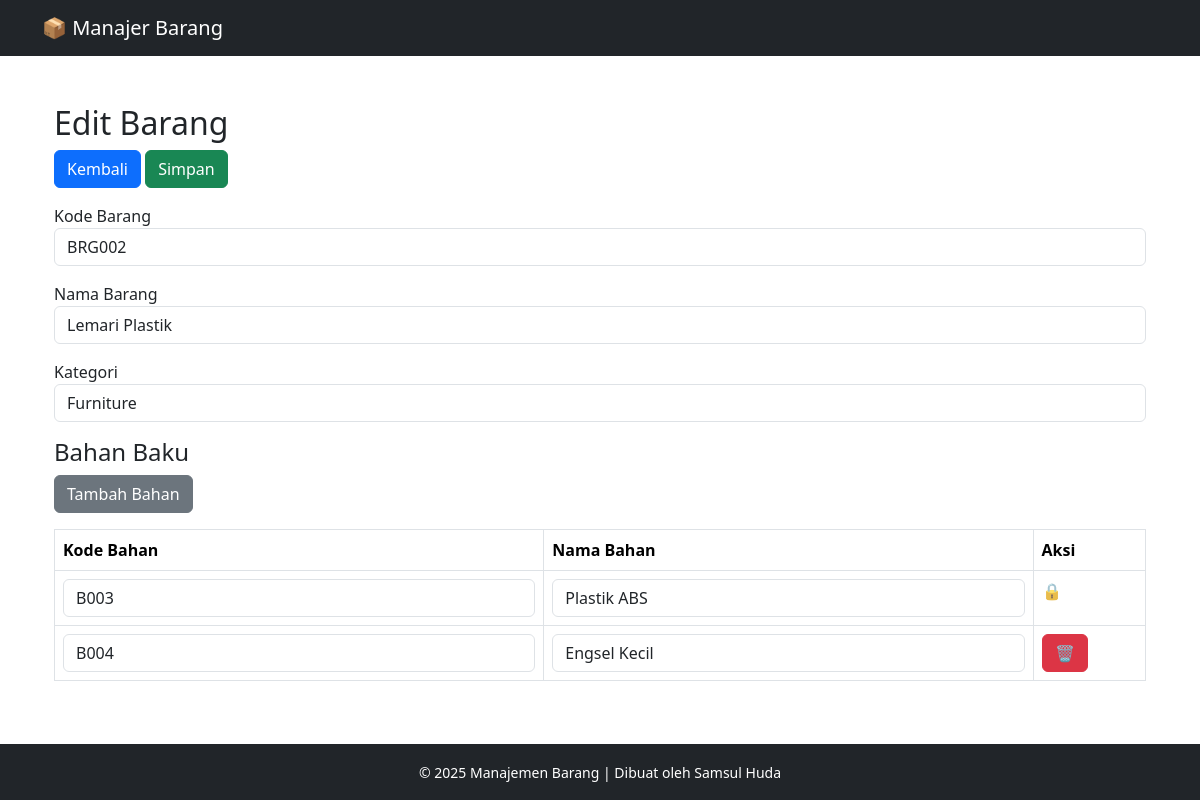
/control/add.php?id=735, run on the app's committed database.
### tables this page shows
CREATE TABLE `barang` (
  `id` int(11) NOT NULL,
  `kode_barang` varchar(10) DEFAULT NULL,
  `nama_barang` varchar(100) DEFAULT NULL,
  `kategori` varchar(50) DEFAULT NULL
);

CREATE TABLE `bahan_baku` (
  `id` int(11) NOT NULL,
  `id_barang` int(11) DEFAULT NULL,
  `kode_bahan` varchar(10) DEFAULT NULL,
  `nama_bahan` varchar(100) DEFAULT NULL
);

### control/add.php (called while the page is built, shortened)
<?php
include '../config/db.php';
include '../views/header.php';
?>
<?php
include '../views/form.php';
include '../views/footer.php';
?>

### views/form.php (the view, shortened to what this page needs)
<?php
include __DIR__ . '/../config/db.php';
$isEdit = isset($_GET['id']);
$id = $isEdit ? intval($_GET['id']) : null;
$barang = ['kode_barang' => '', 'nama_barang' => '', 'kategori' => ''];
$bahan_list = [];
if ($isEdit) {
    $stmt = $conn->prepare("SELECT * FROM barang WHERE id = ?");
    $stmt->bind_param("i", $id);
    $stmt->execute();
    $barang = $stmt->get_result()->fetch_assoc();
    $stmt_bahan = $conn->prepare("SELECT * FROM bahan_baku WHERE id_barang = ?");
    $stmt_bahan->bind_param("i", $id);
    $stmt_bahan->execute();
    $bahan_list = $stmt_bahan->get_result()->fetch_all(MYSQLI_ASSOC);
}
?>
<div class="container mt-4">
    <h2><?= $isEdit ? 'Edit' : 'Tambah' ?> Barang</h2>
    <form method="post" action="create.php<?= $isEdit ? '?id=' . $id : '' ?>">
        <button class="btn btn-primary mb-3" type="button" onclick="window.location.href='../index.php'">Kembali</button>
        <button class="btn btn-success mb-3" type="submit">Simpan</button>
        <div class="mb-3">
            <label>Kode Barang</label>
            <input type="text" name="kode" class="form-control" value="<?= htmlspecialchars($barang['kode_barang']) ?>" required>
        </div>
        <div class="mb-3">
            <label>Nama Barang</label>
            <input type="text" name="nama" class="form-control" value="<?= htmlspecialchars($barang['nama_barang']) ?>" required>
        </div>
        <div class="mb-3">
            <label>Kategori</label>
            <input type="text" name="kategori" class="form-control" value="<?= htmlspecialchars($barang['kategori']) ?>" required>
        </div>
        <h4>Bahan Baku</h4>
        <button type="button" class="btn btn-secondary mb-3" id="add-form">Tambah Bahan</button>
        <table class="table table-bordered">
            <thead>
                <tr>
                    <th>Kode Bahan</th>
                    <th>Nama Bahan</th>
                    <th>Aksi</th>
                </tr>
            </thead>
            <tbody id="form-container">
                <?php if ($isEdit && count($bahan_list)): ?>
                    <?php foreach ($bahan_list as $index => $bahan): ?>
                        <tr class="form-item">
                            <td><input type="text" name="kode_bahan[]" class="form-control" value="<?= htmlspecialchars($bahan['kode_bahan']) ?>" required></td>
                            <td><input type="text" name="nama_bahan[]" class="form-control" value="<?= htmlspecialchars($bahan['nama_bahan']) ?>" required></td>
                            <td>
                                <?php if ($index !== 0): ?>
                                    <button type="button" class="btn btn-danger btn-remove">🗑️</button>
                                <?php else: ?>
                                    <span class="text-muted">🔒</span>
                                <?php endif; ?>
                            </td>
                        </tr>
                    <?php endforeach; ?>
                <?php endif; ?>
            </tbody>
        </table>
    </form>
</div>

### views/header.php (style rules this page uses)
html, body { height: 100%; }
body { display: flex; flex-direction: column; }

### data on the page
barang: kode "BRG002", nama "Lemari Plastik", kategori "Furniture"
bahan_baku: kode_bahan "B003", nama_bahan "Plastik ABS"
bahan_baku: kode_bahan "B004", nama_bahan "Engsel Kecil"
